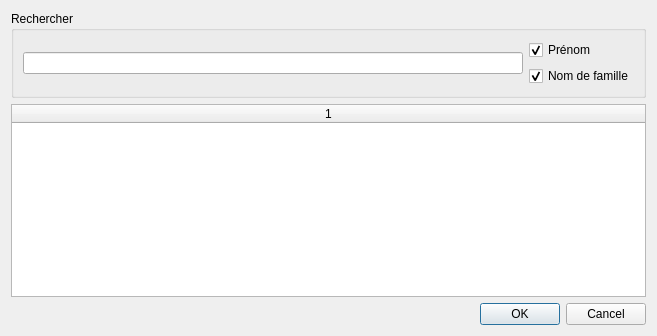
<?xml version="1.0" encoding="UTF-8"?>
<ui version="4.0">
 <class>DiveMembersEditor</class>
 <widget class="QWidget" name="DiveMembersEditor">
  <property name="geometry">
   <rect>
    <x>0</x>
    <y>0</y>
    <width>657</width>
    <height>336</height>
   </rect>
  </property>
  <property name="windowTitle">
   <string>Form</string>
  </property>
  <layout class="QVBoxLayout" name="verticalLayout">
   <item>
    <widget class="QGroupBox" name="gb_search">
     <property name="sizePolicy">
      <sizepolicy hsizetype="Preferred" vsizetype="Maximum">
       <horstretch>0</horstretch>
       <verstretch>0</verstretch>
      </sizepolicy>
     </property>
     <property name="title">
      <string>Rechercher</string>
     </property>
     <layout class="QGridLayout" name="gridLayout">
      <item row="0" column="0" rowspan="2">
       <widget class="QLineEdit" name="le_search"/>
      </item>
      <item row="0" column="1">
       <widget class="QCheckBox" name="cb_search_firstName">
        <property name="text">
         <string>Prénom</string>
        </property>
        <property name="checked">
         <bool>true</bool>
        </property>
       </widget>
      </item>
      <item row="1" column="1">
       <widget class="QCheckBox" name="cb_search_lastName">
        <property name="text">
         <string>Nom de famille</string>
        </property>
        <property name="checked">
         <bool>true</bool>
        </property>
       </widget>
      </item>
     </layout>
    </widget>
   </item>
   <item>
    <widget class="QTableWidget" name="tv_divers">
     <property name="dragDropMode">
      <enum>QAbstractItemView::DragDrop</enum>
     </property>
     <property name="defaultDropAction">
      <enum>Qt::MoveAction</enum>
     </property>
     <property name="alternatingRowColors">
      <bool>true</bool>
     </property>
     <property name="selectionMode">
      <enum>QAbstractItemView::ExtendedSelection</enum>
     </property>
     <property name="selectionBehavior">
      <enum>QAbstractItemView::SelectRows</enum>
     </property>
     <property name="verticalScrollMode">
      <enum>QAbstractItemView::ScrollPerPixel</enum>
     </property>
     <property name="horizontalScrollMode">
      <enum>QAbstractItemView::ScrollPerPixel</enum>
     </property>
     <property name="gridStyle">
      <enum>Qt::SolidLine</enum>
     </property>
     <property name="columnCount">
      <number>1</number>
     </property>
     <attribute name="horizontalHeaderCascadingSectionResizes">
      <bool>true</bool>
     </attribute>
     <attribute name="horizontalHeaderMinimumSectionSize">
      <number>39</number>
     </attribute>
     <attribute name="horizontalHeaderHighlightSections">
      <bool>false</bool>
     </attribute>
     <attribute name="horizontalHeaderShowSortIndicator" stdset="0">
      <bool>false</bool>
     </attribute>
     <attribute name="horizontalHeaderStretchLastSection">
      <bool>true</bool>
     </attribute>
     <attribute name="verticalHeaderVisible">
      <bool>false</bool>
     </attribute>
     <attribute name="verticalHeaderMinimumSectionSize">
      <number>21</number>
     </attribute>
     <column/>
    </widget>
   </item>
   <item>
    <widget class="QDialogButtonBox" name="buttonBox">
     <property name="standardButtons">
      <set>QDialogButtonBox::Cancel|QDialogButtonBox::Ok</set>
     </property>
     <property name="centerButtons">
      <bool>false</bool>
     </property>
    </widget>
   </item>
  </layout>
 </widget>
 <resources/>
 <connections/>
</ui>
